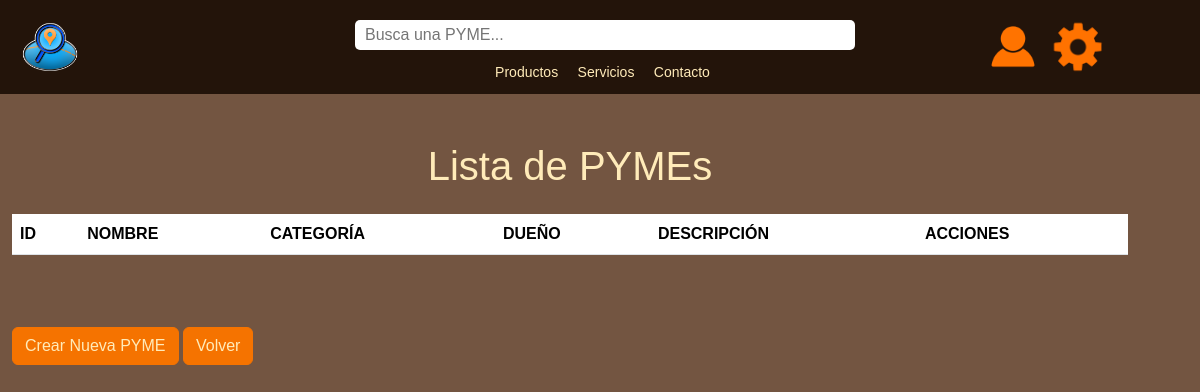
The page /pymes/ (signed in) on the database as committed earlier.
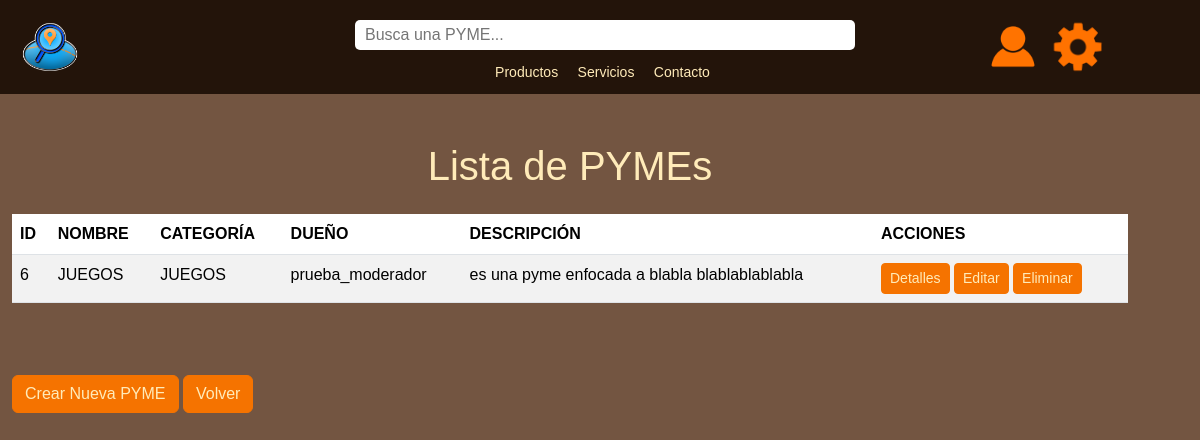
The same page on the database as committed later.
### main/models.py (models this page shows, shortened)
class PYME(models.Model):
    id_PYME = models.AutoField(primary_key=True)  # autoincrementable
    nombre = models.CharField(max_length=20)  # obligatoria
    direccion = models.CharField(max_length=50, blank=True, null=True)
    categoria = models.ForeignKey('CATEGORIA', on_delete=models.SET_NULL, null=True)  # Clave foránea a CATEGORIA
    descripcion = models.CharField(max_length=500)  # obligatoria
    estado = models.BooleanField(default=True)
    user = models.ForeignKey(User, on_delete=models.CASCADE)  # clave foránea conectada con User
    imagen = models.ImageField(upload_to='pymes/', blank=True, null=True)  # Campo para la imagen

class CATEGORIA(models.Model):
    id_categoria = models.AutoField(primary_key=True)
    nombre = models.CharField(max_length=20)

### main/views.py (the view)
# urls.py: path('pymes/', views.pyme_list, name='pyme_list'),
def pyme_list(request):
    pymes = PYME.objects.all()
    return render(request, 'main/crud_pyme/pyme_list.html', {'pymes': pymes})

### main/templates/main/crud_pyme/pyme_list.html (shortened to what this page needs)
{% extends "main/base.html" %}
{% block content %}
<div class="container mt-5">
    <h1 class="text-center mb-4">Lista de PYMEs</h1>
    <table class="table table-striped">
        <thead>
            <tr>
                <th scope="col">ID</th>
                <th scope="col">NOMBRE</th>
                <th scope="col">CATEGORÍA</th>
                <th scope="col">DUEÑO</th>
                <th scope="col">DESCRIPCIÓN</th>
                <th scope="col">ACCIONES</th>
            </tr>
        </thead>
        <tbody>
            {% for pyme in pymes %}
            <tr>
                <td>{{ pyme.id_PYME }}</td>
                <td>{{ pyme.nombre }}</td>
                <td>{{ pyme.categoria.nombre }}</td>
                <td>{{ pyme.user.username }}</td>
                <td>{{ pyme.descripcion|truncatewords:10 }}</td>
                <td>
                    <a href="{% url 'pyme_detail' pyme.id_PYME %}" class="btn btn-info btn-sm" title="Ver detalles">
                         Detalles
                    </a>
                    <a href="{% url 'pyme_update' pyme.id_PYME %}" class="btn btn-warning btn-sm" title="Editar">
                         Editar
                    </a>
                    <form method="post" action="{% url 'pyme_delete' pyme.id_PYME %}" style="display:inline;">
                        <button type="submit" class="btn btn-danger btn-sm" title="Eliminar">
                             Eliminar
                        </button>
                    </form>
                </td>
            </tr>
            {% endfor %}
        </tbody>
    </table>
    <a href="{% url 'pyme_create' %}" class="btn btn-primary" style="margin-top: 5%;">Crear Nueva PYME</a>
    <a href="{% url 'vistaAdmin' %}" class="btn btn-primary" style="margin-top: 5%;">Volver</a>
</div>
{% endblock %}

Rows that differ between the two databases and show on the page:
added PYME: id_PYME "6", nombre "JUEGOS", categoria.nombre "JUEGOS", user.username "prueba_moderador", descripcion "es una pyme enfocada a blabla blablablablabla"
